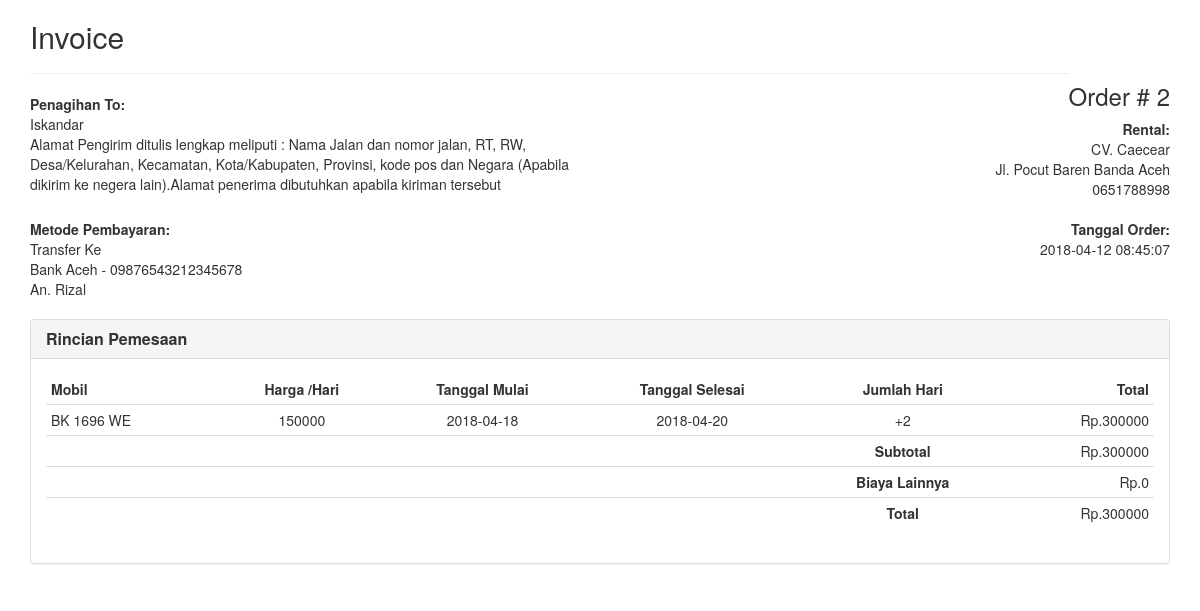
/frame.php?id=2, run on the app's committed database.
### tables this page shows
CREATE TABLE `pesan` (
  `no_pol` varchar(10) NOT NULL,
  `invoice` varchar(255) NOT NULL,
  `tanggal_pesan` timestamp NOT NULL DEFAULT CURRENT_TIMESTAMP ON UPDATE CURRENT_TIMESTAMP,
  `tanggal_mulai` date NOT NULL,
  `tanggal_selesai` date NOT NULL,
  `harga` int(10) NOT NULL,
  `bank_pengirim` varchar(50) DEFAULT NULL,
  `rek_pengirim` varchar(100) DEFAULT NULL,
  `bukti_pembayaran` varchar(255) DEFAULT NULL,
  `nominal` int(11) DEFAULT NULL,
  `verifikasi_pembayaran` int(11) DEFAULT '0',
  `id_costumer` int(255) NOT NULL,
  `read` int(2) NOT NULL
);

CREATE TABLE `costumer` (
  `id_costumer` int(255) NOT NULL,
  `nama` varchar(50) NOT NULL,
  `alamat` varchar(255) NOT NULL,
  `no_hp` varchar(15) NOT NULL,
  `email` varchar(50) NOT NULL,
  `username` varchar(50) NOT NULL,
  `password` varchar(50) NOT NULL,
  `foto_ktp` varchar(100) NOT NULL,
  `foto_ktp_orang` varchar(100) NOT NULL,
  `verifikasi` int(2) NOT NULL DEFAULT '0'
);

CREATE TABLE `rental` (
  `id_rental` int(100) NOT NULL,
  `nama_rental` varchar(100) NOT NULL,
  `alamat` varchar(255) NOT NULL,
  `nama_pemilik` varchar(50) NOT NULL,
  `no_hp_pemilik` varchar(15) NOT NULL,
  `no_hp_rental` varchar(15) NOT NULL,
  `status` int(2) NOT NULL,
  `id_admin` varchar(20) NOT NULL,
  `username` varchar(20) NOT NULL,
  `password` varchar(255) NOT NULL,
  `foto_rental` varchar(255) NOT NULL,
  `nik` varchar(30) NOT NULL,
  `tanggal_daftar` timestamp NOT NULL DEFAULT CURRENT_TIMESTAMP ON UPDATE CURRENT_TIMESTAMP,
  `pemilik_rekening` varchar(100) NOT NULL,
  `rekening` varchar(25) NOT NULL,
  `bank` varchar(10) NOT NULL
);

CREATE TABLE `mobil` (
  `no_pol` varchar(10) NOT NULL,
  `merek` varchar(20) NOT NULL,
  `jenis` varchar(20) NOT NULL,
  `tipe` varchar(20) NOT NULL,
  `tahun_pembuatan` int(5) NOT NULL,
  `harga_sewa` int(12) NOT NULL,
  `bahan_bakar` varchar(10) NOT NULL,
  `kapasitas_penumpang` varchar(10) NOT NULL,
  `fasilitas` text NOT NULL,
  `id_rental` int(100) NOT NULL,
  `tanggal_post` timestamp NOT NULL DEFAULT CURRENT_TIMESTAMP ON UPDATE CURRENT_TIMESTAMP,
  `foto_depan` varchar(100) NOT NULL,
  `foto_samping` varchar(100) NOT NULL,
  `foto_belakang` varchar(100) NOT NULL,
  `foto_dalam1` varchar(100) NOT NULL,
  `foto_dalam2` varchar(100) NOT NULL
);

### frame.php (the view, shortened to what this page needs)
<!DOCTYPE html>
<html lang="en">
<head>
    <link href="//netdna.bootstrapcdn.com/bootstrap/3.1.0/css/bootstrap.min.css" rel="stylesheet" id="bootstrap-css">
</head>
<body >
<?php $id=$_GET['id'];
include 'share/db.php';
$query = mysqli_query($con,"SELECT *, costumer.alamat as alamat_c , rental.alamat as alamat_r  from pesan left JOIN mobil on pesan.no_pol=mobil.no_pol left join costumer on costumer.id_costumer=pesan.id_costumer left JOIN rental on rental.id_rental=mobil.id_rental WHERE pesan.invoice='$id' ");
while($data = mysqli_fetch_array($query)){
?>
  <div class="container">
  <div class="row">
      <div class="col-xs-12">
      <div class="invoice-title">
        <h2>Invoice</h2><h3 class="pull-right">Order # <?php echo $data['invoice']?></h3>
      </div>
      <hr>
      <div class="row">
        <div class="col-xs-6">
          <address>
          <strong>Penagihan To:</strong><br>
            <?php echo $data['nama']?><br>
            <?php echo $data['alamat_c']?><br>
          </address>
        </div>
        <div class="col-xs-6 text-right">
          <address>
            <strong>Rental:</strong><br>
            <?php echo $data['nama_rental']?><br>
            <?php echo $data['alamat_r']?><br>
            <?php echo $data['no_hp_rental']?><br>
          </address>
        </div>
      </div>
      <div class="row">
        <div class="col-xs-6">
          <address>
            <strong>Metode Pembayaran:</strong><br>
            Transfer Ke <br>
            Bank <?php echo $data['bank']?> - <?php echo $data['rekening']?><br>
            An. <?php echo $data['pemilik_rekening']?>
          </address>
        </div>
        <div class="col-xs-6 text-right">
          <address>
            <strong>Tanggal Order:</strong><br>
          <?php echo $data['tanggal_pesan']?><br><br>
          </address>
        </div>
      </div>
    </div>
  </div>
  <div class="row">
    <div class="col-md-12">
      <div class="panel panel-default">
        <div class="panel-heading">
          <h3 class="panel-title"><strong>Rincian Pemesaan</strong></h3>
        </div>
        <div class="panel-body">
          <div class="table-responsive">
            <table class="table table-condensed">
              <thead>
                              <tr>
                    <td><strong>Mobil</strong></td>
                    <td class="text-center"><strong>Harga /Hari</strong></td>
                    <td class="text-center"><strong>Tanggal Mulai</strong></td>
                    <td class="text-center"><strong>Tanggal Selesai</strong></td>
                    <td class="text-center"><strong>Jumlah Hari</strong></td>
                    <td class="text-right"><strong>Total</strong></td>
                              </tr>
              </thead>
              <tbody>
                <tr>
                  <td class="text-left"> <?php echo $data['no_pol']?></td>
                  <td class="text-center"> <?php echo $data['harga']?></td>
                  <td class="text-center"><?php echo $data['tanggal_mulai']?></td>
                  <td class="text-center"><?php echo $data['tanggal_selesai']?></td>
                  <td class="text-center"><?php $date1=date_create($data['tanggal_selesai']);
                                                $date2=date_create($data['tanggal_mulai']);
                                                $perbedaan=date_diff($date2,$date1);
                                                echo $perbedaan=$perbedaan->format("%R%a");
                                          ?></td>
                  <td class="text-right">Rp.<?php echo ($data['harga']*$perbedaan); ?></td>
                </tr>
                <tr>
                  <td class="thick-line"></td>
                  <td class="thick-line"></td>
                  <td class="thick-line"></td>
                  <td class="thick-line"></td>
                  <td class="thick-line text-center"><strong>Subtotal</strong></td>
                  <td class="thick-line text-right">Rp.<?php echo ($data['harga']*$perbedaan); ?></td>
                </tr>
                <tr>
                  <td class="no-line"></td>
                  <td class="no-line"></td>
                  <td class="no-line"></td>
                  <td class="no-line"></td>
                  <td class="no-line text-center"><strong>Biaya Lainnya</strong></td>
                  <td class="no-line text-right">Rp.0</td>
                </tr>
                <tr>
                  <td class="no-line"></td>
                  <td class="no-line"></td>
                  <td class="no-line"></td>
                  <td class="no-line"></td>
                  <td class="no-line text-center"><strong>Total</strong></td>
                  <td class="no-line text-right">Rp.<?php echo ($data['harga']*$perbedaan); ?></td>
                </tr>
              </tbody>
            </table>
          </div>
        </div>
      </div>
    </div>
  </div>
</div>
<?php } ?>
</body>
</html>

### data on the page
pesan: invoice "2", id_costumer.nama "Iskandar", id_costumer.alamat "Alamat Pengirim ditulis lengkap meliputi : Nama Jalan dan nomor jalan, RT, RW, Desa/Kelurahan, Kecamatan, Kota/Kabupaten, Provinsi, kode pos dan Negara (Apabila dikirim ke negera lain).Alamat penerima dibutuhkan apabila kiriman tersebut", rental.nama_rental "CV. Caecear", rental.alamat "Jl. Pocut Baren Banda Aceh", rental.no_hp_rental "0651788998", rental.bank "Aceh", rental.rekening "09876543212345678", rental.pemilik_rekening "Rizal", tanggal_pesan "2018-04-12 08:45:07", mobil.no_pol "BK 1696 WE", harga "150000", tanggal_mulai "2018-04-18", tanggal_selesai "2018-04-20", tanggal_mulai+tanggal_selesai "+2", $data['harga']*$perbedaan "300000"
